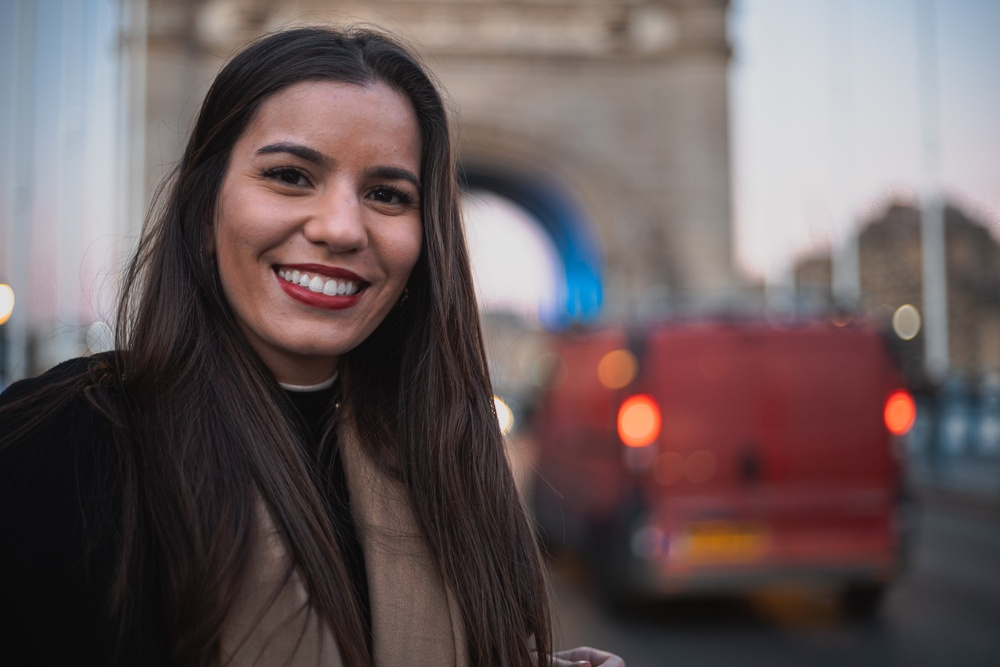
#> input picture input.jpg, 1000 x 667 px, shrunk from 2400 x 1600 before the run
$ python overlay.py
#> lines starting #> are read from the running program, lines starting #| are printed output that depends on the picture
import numpy as np
import cv2

a = cv2.imread("input.jpg", cv2.IMREAD_UNCHANGED)
#> a is the input picture: shape (667, 1000, 3); mean B, G, R 90.3, 89.7, 103.5
b = cv2.imread("input.jpg", cv2.IMREAD_UNCHANGED)

a = a.astype(float)/255
b = b.astype(float)/255


mask = a >= 0.5 # generate boolean mask of everywhere a > 0.5
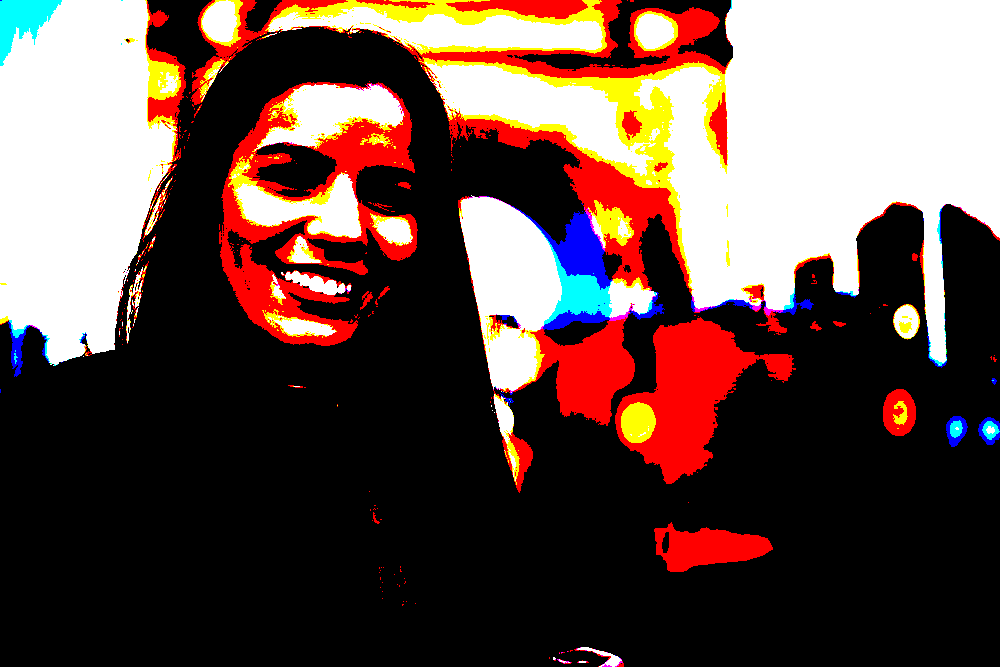
#> mask: shape (667, 1000, 3) bool; mean B, G, R 0.277, 0.301, 0.389
ab = np.zeros_like(a) # generate an output container for the blended image

# now do the blending
ab[~mask] = (2*a*b)[~mask] # 2ab everywhere a<0.5
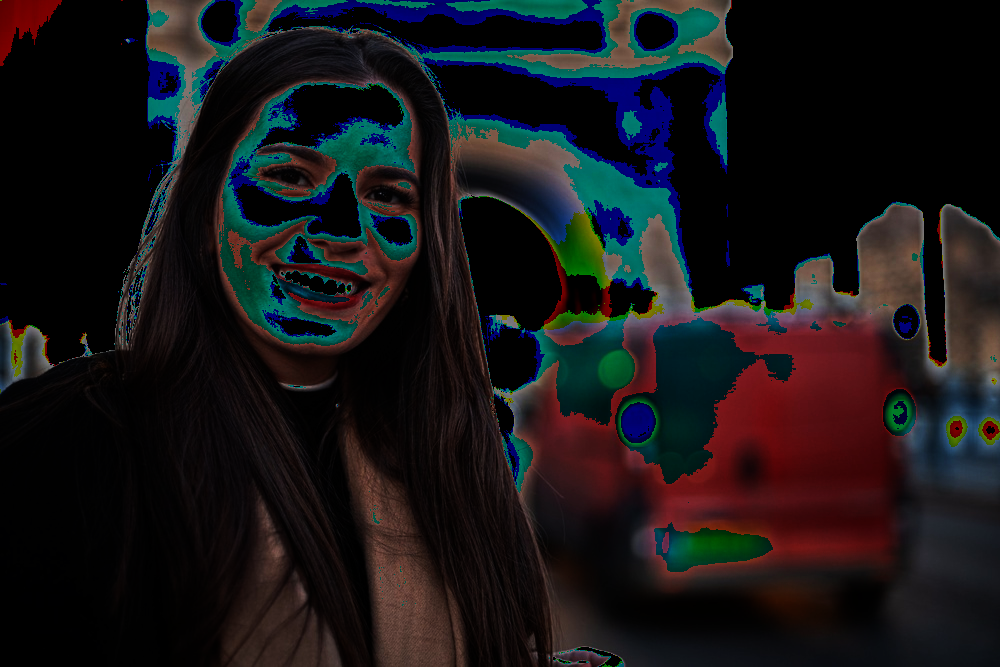
#> ab: shape (667, 1000, 3) float64; mean B, G, R 0.0938, 0.0867, 0.0938
ab[mask] = (1-2*(1-a)*(1-b))[mask] # else this
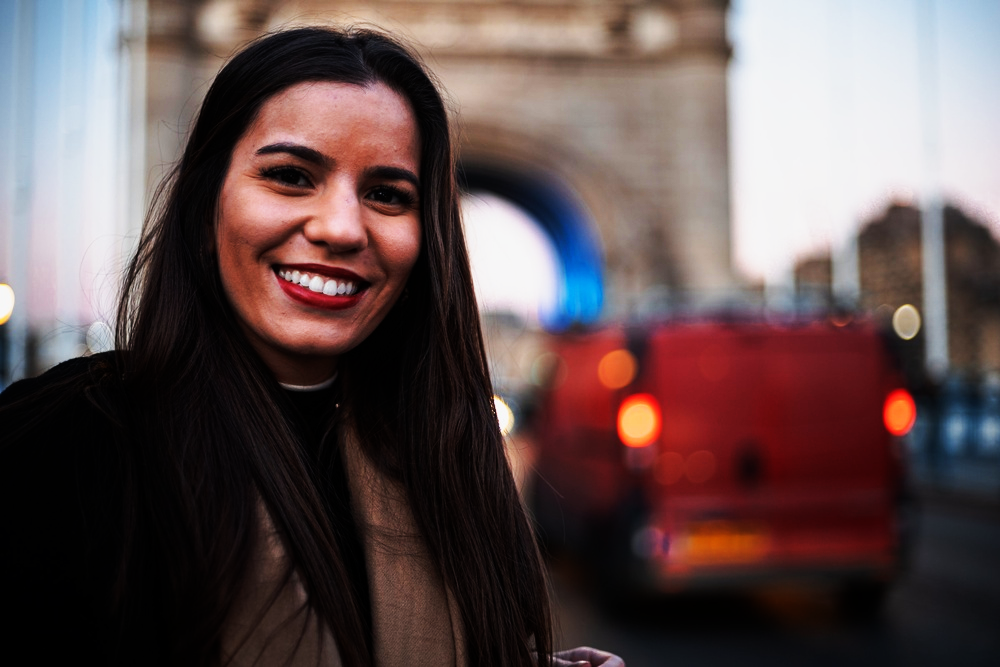
#> ab: shape (667, 1000, 3) float64; mean B, G, R 0.313, 0.315, 0.386

x=(ab*255).astype(np.uint8)

cv2.imshow("water", x)
cv2.waitKey(0)
